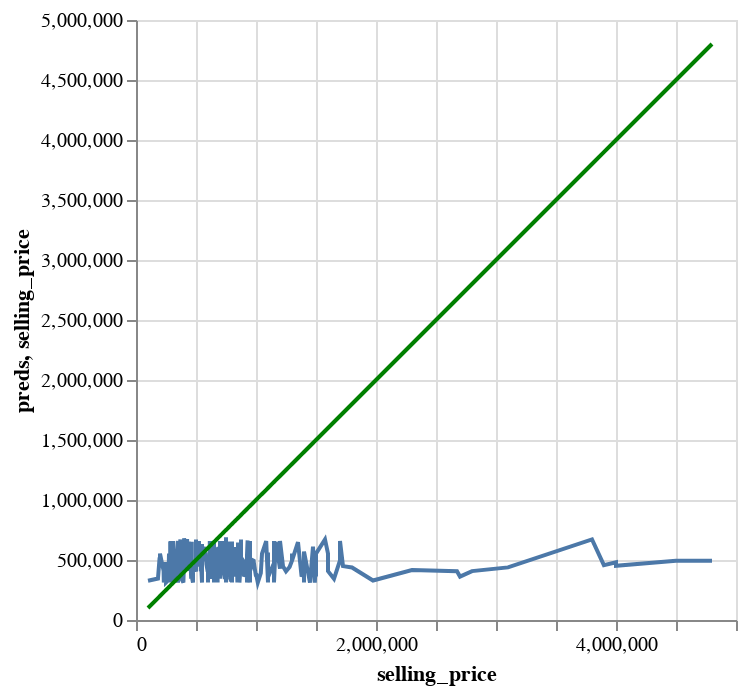

Here is the notebook cell this chart was saved with:
### Code cell
# Solution
perfect_test = alt.Chart(y_test).mark_line(color='green').encode(
    x='selling_price',
    y='selling_price'
)

df_test = y_test.copy()
df_test['preds'] = y_test_preds_knn_50_man

pred_chart_test = alt.Chart(df_test).mark_line().encode(
    x='selling_price',
    y='preds'
  )

pred_chart_test + perfect_test

### Figure 1 — Vega-Lite specification as saved in the notebook (floating-point values rounded to 4 significant figures; data arrays with more than 128 entries replaced by an {"elided": "..."} marker saying what was removed)
{"config": {"view": {"continuousWidth": 300, "continuousHeight": 300}}, "layer": [{"data": {"name": "data-6a6bd1bdb20f0c65e561cf0219aba643"}, "mark": {"type": "line"}, "encoding": {"x": {"field": "selling_price", "type": "quantitative"}, "y": {"field": "preds", "type": "quantitative"}}}, {"data": {"name": "data-03464388e07e777d428f7c2095326ddf"}, "mark": {"type": "line", "color": "green"}, "encoding": {"x": {"field": "selling_price", "type": "quantitative"}, "y": {"field": "selling_price", "type": "quantitative"}}}], "$schema": "https://vega.github.io/schema/vega-lite/v5.20.1.json", "datasets": {"data-6a6bd1bdb20f0c65e561cf0219aba643": {"elided": "366 records"}, "data-03464388e07e777d428f7c2095326ddf": {"elided": "366 records"}}}
